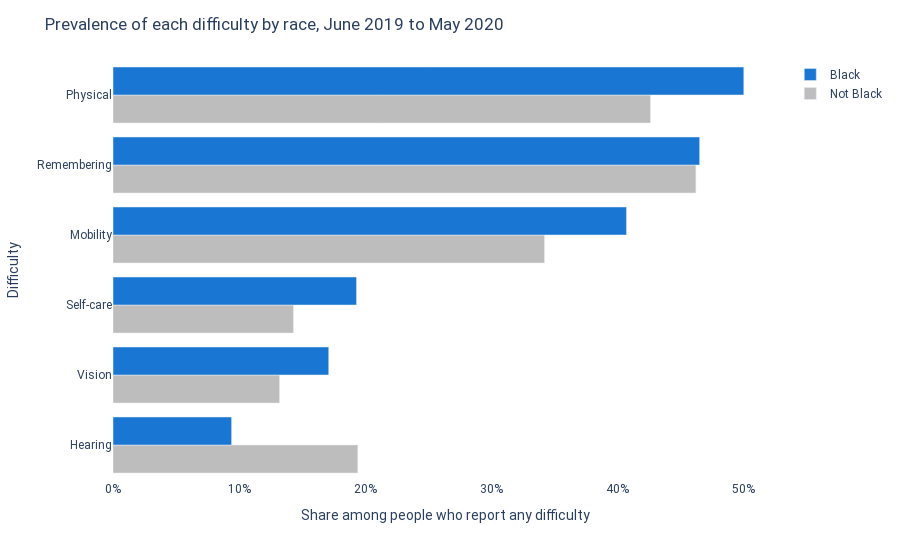

Write notebook code for a chart like this one.
### Code cell
# Order chart by prevalence among Black people.
diff_order = diffs_black[diffs_black.black == 'Black'].sort_values(
    'share').disability

fig = px.bar(diffs_black, y='disability', x='share_round', color='black',
             barmode='group', orientation='h',
             color_discrete_map=COLOR_MAP)
fig.update_layout(
    title='Prevalence of each difficulty by race, June 2019 to May 2020',
    yaxis_title='Difficulty',
    xaxis_title='Share among people who report any difficulty',
    xaxis_ticksuffix='%',
    legend_title_text='',
    font=dict(family='Roboto'),
    yaxis={'categoryorder': 'array',
           'categoryarray': diff_order},
    plot_bgcolor='white',
    legend={'traceorder': 'reversed'}
)
fig.update_traces(hovertemplate=None)
fig.show()

### Figure 1 — Plotly figure (JSON) as saved in the notebook; plotly's stock layout.template omitted (floating-point values rounded to 4 significant figures)
{"data": [{"alignmentgroup": "True", "legendgroup": "Not Black", "marker": {"color": "#BDBDBD"}, "name": "Not Black", "offsetgroup": "Not Black", "orientation": "h", "showlegend": true, "textposition": "auto", "type": "bar", "x": [19.4, 13.2, 46.2, 42.6, 34.2, 14.3], "xaxis": "x", "y": ["Hearing", "Vision", "Remembering", "Physical", "Mobility", "Self-care"], "yaxis": "y"}, {"alignmentgroup": "True", "legendgroup": "Black", "marker": {"color": "#1976D2"}, "name": "Black", "offsetgroup": "Black", "orientation": "h", "showlegend": true, "textposition": "auto", "type": "bar", "x": [9.4, 17.1, 46.5, 50, 40.7, 19.3], "xaxis": "x", "y": ["Hearing", "Vision", "Remembering", "Physical", "Mobility", "Self-care"], "yaxis": "y"}], "layout": {"barmode": "group", "font": {"family": "Roboto"}, "legend": {"title": {"text": ""}, "tracegroupgap": 0, "traceorder": "reversed"}, "margin": {"t": 60}, "plot_bgcolor": "white", "title": {"text": "Prevalence of each difficulty by race, June 2019 to May 2020"}, "xaxis": {"anchor": "y", "domain": [0, 1], "ticksuffix": "%", "title": {"text": "Share among people who report any difficulty"}}, "yaxis": {"anchor": "x", "categoryarray": ["Hearing", "Vision", "Self-care", "Mobility", "Remembering", "Physical"], "categoryorder": "array", "domain": [0, 1], "title": {"text": "Difficulty"}}}}
